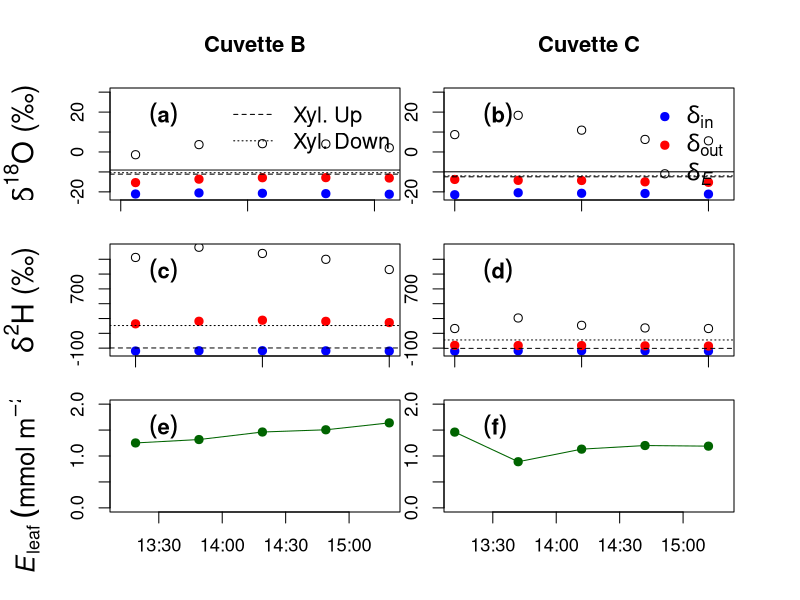

The R source for this figure:
library(lubridate)
library(data.table)

dfJ <- read.table('barkData/July24_complete.csv', sep = ';', header = TRUE)
# recalculate transpiration (in mmol m-2 s-1) following Zsofia's email on 1-March-2021
dfJ$TrA_old <- dfJ$TrA
dfJ$TrA <- 1000*((dfJ$FlowOut/dfJ$Area)*((dfJ$H2Oout_G - dfJ$H2Oin_G)/(dfJ$ATP - dfJ$H2Oin_G)))
dfJ$DT <- as.POSIXct(dfJ$DT, format="%Y-%m-%d %H:%M:%S")
dfJ$DOY <- yday(dfJ$DT)
dfJ$timeDec <- hour(dfJ$DT) + (minute(dfJ$DT)/60)
wiJ <- read.csv("barkData/July24_xylem_wi.csv")
dfJ <- dplyr::left_join(dfJ, wiJ, by = 'MpNo')
dfJ$time <- yday(dfJ$DT) + (hour(dfJ$DT)+ minute(dfJ$DT)/60)/24
# calculate deltas (d18O and d2H) of transpired water (d_E), according to:
dfJ$d18O_E <- (dfJ$FlowOut*dfJ$H2Oout_G*dfJ$d18O_out*0.001 - dfJ$FlowIn*dfJ$H2Oin_G*dfJ$d18O_in*0.001)*1000/
        (dfJ$FlowOut*dfJ$H2Oout_G - dfJ$FlowIn*dfJ$H2Oin_G)
dfJ$ss <- ifelse(dfJ$d18O_E <= dfJ$d18_up_lim, 'yes', 'no')
dfJ$d2H_E <- (dfJ$FlowOut*dfJ$H2Oout_G*dfJ$dDH_out*0.001 - dfJ$FlowIn*dfJ$H2Oin_G*dfJ$dDH_in*0.001)*1000/
        (dfJ$FlowOut*dfJ$H2Oout_G - dfJ$FlowIn*dfJ$H2Oin_G)
dfJ$dDH_ex <- dfJ$dDH_out - 8*dfJ$d18O_out
dfJ$dDH_ex_a <- dfJ$dDH_in - 8*dfJ$d18O_in

windows(12, 14)
par(mfrow=c(3, 2), mar = c(0, 5, 4, 0), cex = 1.1)
plot(subset(dfJ, MpNo == 2)$d18O_in ~ subset(dfJ, MpNo == 2)$DT,
     ylim = c(-22, 30), xlim = c(min(dfJ$DT), max(dfJ$DT)),
     main = 'Cuvette B', axes = F, pch =19, col = 'blue',
     ylab = expression(paste(delta^{18}, "O (\u2030)")), xlab = '', cex.lab = 1.6)
points(subset(dfJ, MpNo == 2)$d18O_out ~ subset(dfJ, MpNo == 2)$DT, pch =19, col = 'red')
points(subset(dfJ, MpNo == 2 & ss == 'yes')$d18O_E ~ subset(dfJ, MpNo == 2 & ss == 'yes')$DT,
       pch =19, col = 'black')
points(subset(dfJ, MpNo == 2 & ss == 'no')$d18O_E ~ subset(dfJ, MpNo == 2 & ss == 'no')$DT,
       pch =1, col = 'black')
abline(subset(dfJ, MpNo == 2)$d18O_b[1], 0, lty = 2)
# no data available for the exact segment, use the tree average
abline(subset(dfJ, MpNo == 2)$d18O_a_tree[1], 0, lty = 3)
abline(subset(dfJ, MpNo == 2)$d18_up_lim[1], 0)
axis(side = 2, at = seq(-20, 30, 10), labels = seq(-20, 30, 10))
axis(side = 1, at = seq(min(dfJ$DT), max(dfJ$DT), 'hour'), labels = F)
box()
legend('topleft', expression(bold((a))), bty = 'n', cex = 1.2, pt.cex = 1)
legend('topright', legend = c('Xyl. Up', 'Xyl. Down'), bty = 'n', lty = c(2, 3),
       cex = 1.2, pt.cex = 1)

par(mar = c(0, 2, 4, 3))
plot(subset(dfJ, MpNo == 7)$d18O_in ~ subset(dfJ, MpNo == 7)$DT,
     ylim = c(-22, 30), xlim = c(min(dfJ$DT), max(dfJ$DT)),
     pch =19, col = 'blue', axes = F, ylab = '', xlab = '', main = 'Cuvette C')
points(subset(dfJ, MpNo == 7)$d18O_out ~ subset(dfJ, MpNo == 7)$DT, pch =19, col = 'red')
points(subset(dfJ, MpNo == 7 & ss == 'yes')$d18O_E ~ subset(dfJ, MpNo == 7 & ss == 'yes')$DT,
       pch =19, col = 'black')
points(subset(dfJ, MpNo == 7 & ss == 'no')$d18O_E ~ subset(dfJ, MpNo == 7 & ss == 'no')$DT,
       pch =1, col = 'black')
abline(subset(dfJ, MpNo == 7)$d18O_b[1], 0, lty = 2)
abline(subset(dfJ, MpNo == 7)$d18O_a[1], 0, lty = 3)
abline(subset(dfJ, MpNo == 7)$d18_up_lim[1], 0)
axis(side = 2, at = seq(-20, 30, 10), labels = seq(-20, 30, 10))
axis(side = 1, at = seq(min(dfJ$DT), max(dfJ$DT), 'hour'), labels = F)
box()
legend('topleft', expression(bold((b))), bty = 'n', cex = 1.2, pt.cex = 1)
legend('topright', pch = c(19, 19, 1), legend = c(expression(delta['in']), expression(delta[out]),
                                                expression(delta[italic(E)])), 
       col = c('blue', 'red', 'black'), bty = 'n', cex = 1.3, pt.cex = 1)

par(mar = c(2, 5, 2, 0))
plot(subset(dfJ, MpNo == 2)$dDH_in ~ subset(dfJ, MpNo == 2)$DT,
     ylim = c(-150, 1250), xlim = c(min(dfJ$DT), max(dfJ$DT)),
     pch =19, col = 'blue', axes = F,
     ylab = expression(paste(delta^{2}, "H (\u2030)")), xlab = '', cex.lab = 1.6)
points(subset(dfJ, MpNo == 2)$dDH_out ~ subset(dfJ, MpNo == 2)$DT, pch =19, col = 'red')
points(subset(dfJ, MpNo == 2 & ss == 'yes')$d2H_E ~ subset(dfJ, MpNo == 2 & ss == 'yes')$DT,
       pch =19, col = 'black')
points(subset(dfJ, MpNo == 2 & ss == 'no')$d2H_E ~ subset(dfJ, MpNo == 2 & ss == 'no')$DT,
       pch =1, col = 'black')
abline(subset(dfJ, MpNo == 2)$d2H_b[1], 0, lty = 2)
# no data available for the exact segment, use the tree average
abline(subset(dfJ, MpNo == 2)$d2H_a_tree[1], 0, lty = 3)
axis(side = 2, at = seq(-100, 1200, 200), labels = seq(-100, 1200, 200))
axis(side = 1, at = seq(min(subset(dfJ, MpNo == 2)$DT), max(subset(dfJ, MpNo == 2)$DT), 'hour'),
     labels = F)
box()
legend('topleft', expression(bold((c))), bty = 'n', cex = 1.2, pt.cex = 1)

par(mar = c(2, 2, 2, 3))
plot(subset(dfJ, MpNo == 7)$dDH_in ~ subset(dfJ, MpNo == 7)$DT,
     ylim = c(-150, 1250), xlim = c(min(dfJ$DT), max(dfJ$DT)),
     pch =19, col = 'blue', axes = F, ylab = '', xlab = '')
points(subset(dfJ, MpNo == 7)$dDH_out ~ subset(dfJ, MpNo == 7)$DT, pch =19, col = 'red')
points(subset(dfJ, MpNo == 7 & ss == 'yes')$d2H_E ~ subset(dfJ, MpNo == 7 & ss == 'yes')$DT,
       pch =19, col = 'black')
points(subset(dfJ, MpNo == 7 & ss == 'no')$d2H_E ~ subset(dfJ, MpNo == 7 & ss == 'no')$DT,
       pch =1, col = 'black')
abline(subset(dfJ, MpNo == 7)$d2H_b[1], 0, lty = 2)
abline(subset(dfJ, MpNo == 7)$d2H_a[1], 0, lty = 3)
axis(side = 2, at = seq(-100, 1200, 200), labels = seq(-100, 1200, 200))
axis(side = 1, at = seq(min(subset(dfJ, MpNo == 7)$DT), max(subset(dfJ, MpNo == 7)$DT), 'hour'),
     labels = F)
box()
legend('topleft', expression(bold((d))), bty = 'n', cex = 1.2, pt.cex = 1)

par(mar = c(4, 5, 0, 0))
plot(subset(dfJ, MpNo == 2)$TrA ~ subset(dfJ, MpNo == 2)$DT,
     ylim = c(0, 2), xlim = c(min(dfJ$DT), max(dfJ$DT)),
     pch = 19, col = 'darkgreen', cex.lab = 1.4,
     ylab = expression(italic(E)[leaf]~(mmol~m^-2~s^-1)), xlab = '')
lines(subset(dfJ, MpNo == 2)$TrA ~ subset(dfJ, MpNo == 2)$DT, col ='darkgreen')
legend('topleft', expression(bold((e))), bty = 'n', cex = 1.2, pt.cex = 1)

par(mar = c(4, 2, 0, 3))
plot(subset(dfJ, MpNo == 7)$TrA ~ subset(dfJ, MpNo == 7)$DT,
     ylim = c(0, 2), xlim = c(min(dfJ$DT), max(dfJ$DT)),
     pch = 19, col = 'darkgreen', ylab = '', xlab = '')
lines(subset(dfJ, MpNo == 7)$TrA ~ subset(dfJ, MpNo == 7)$DT, col ='darkgreen')
legend('topleft', expression(bold((f))), bty = 'n', cex = 1.2, pt.cex = 1)
